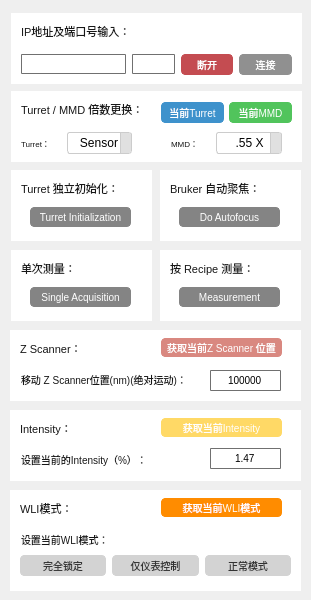
    <widget class="QWidget" name="tab">
     <attribute name="title">
      <string>TCP测试</string>
     </attribute>
     <widget class="QWidget" name="widget_2" native="true">
      <property name="geometry">
       <rect>
        <x>11</x>
        <y>13</y>
        <width>291</width>
        <height>71</height>
       </rect>
      </property>
      <property name="styleSheet">
       <string notr="true">background-color: rgb(255, 255, 255);</string>
      </property>
      <widget class="QWidget" name="layoutWidget">
       <property name="geometry">
        <rect>
         <x>10</x>
         <y>30</y>
         <width>271</width>
         <height>43</height>
        </rect>
       </property>
       <layout class="QHBoxLayout" name="IP_PortLayout">
        <item>
         <widget class="QLineEdit" name="le_IP">
          <property name="sizePolicy">
           <sizepolicy hsizetype="Expanding" vsizetype="Fixed">
            <horstretch>10</horstretch>
            <verstretch>0</verstretch>
           </sizepolicy>
          </property>
          <property name="styleSheet">
           <string notr="true">QLineEdit {
    border: 1px solid #707070;
    border-radius: 1px;
    padding: 1px;
    background-color: white;
    color: #000000;
    font-size: 10px;
}

QLineEdit:hover {
    background-color: #F0F0F0;
}

QLineEdit:focus {
    border-color: #0078D7;
    background-color: white;
}</string>
          </property>
         </widget>
        </item>
        <item>
         <widget class="QLineEdit" name="le_Port">
          <property name="sizePolicy">
           <sizepolicy hsizetype="Expanding" vsizetype="Fixed">
            <horstretch>4</horstretch>
            <verstretch>0</verstretch>
           </sizepolicy>
          </property>
          <property name="styleSheet">
           <string notr="true">QLineEdit {
    border: 1px solid #707070;
    border-radius: 1px;
    padding: 1px;
    background-color: white;
    color: #000000;
    font-size: 10px;
}

QLineEdit:hover {
    background-color: #F0F0F0;
}

QLineEdit:focus {
    border-color: #0078D7;
    background-color: white;
}</string>
          </property>
         </widget>
        </item>
        <item>
         <widget class="QPushButton" name="btn_tcpDisconnect">
          <property name="enabled">
           <bool>false</bool>
          </property>
          <property name="sizePolicy">
           <sizepolicy hsizetype="Minimum" vsizetype="Fixed">
            <horstretch>5</horstretch>
            <verstretch>0</verstretch>
           </sizepolicy>
          </property>
          <property name="styleSheet">
           <string notr="true">QPushButton {
    background-color: #C44C51;
    color: white;
    border: 1px solid #C44C51;
    border-radius: 4px;
    padding: 2px 4px;
    font-size: 10px;
}

QPushButton:hover {
    background-color: #A13E43;
}

QPushButton:pressed {
    background-color: #883336;
}
</string>
          </property>
          <property name="text">
           <string>断开</string>
          </property>
         </widget>
        </item>
        <item>
         <widget class="QPushButton" name="btn_Connect">
          <property name="sizePolicy">
           <sizepolicy hsizetype="Minimum" vsizetype="Fixed">
            <horstretch>5</horstretch>
            <verstretch>0</verstretch>
           </sizepolicy>
          </property>
          <property name="styleSheet">
           <string notr="true">QPushButton {
    background-color: #909090;
    color: white;
    border: 1px solid #909090;
    border-radius: 4px;
    padding: 2px 4px;
    font-size: 10px;
}

QPushButton:hover {
    background-color: #707070;
}

QPushButton:pressed {
    background-color: #505050;
}</string>
          </property>
          <property name="text">
           <string>连接</string>
          </property>
         </widget>
        </item>
       </layout>
      </widget>
      <widget class="QLabel" name="label">
       <property name="geometry">
        <rect>
         <x>10</x>
         <y>10</y>
         <width>171</width>
         <height>16</height>
        </rect>
       </property>
       <property name="styleSheet">
        <string notr="true">QLabel {
	font: 9pt &quot;Adobe Heiti Std&quot;;
	color: rgb(23, 23, 23);
    font-size: 11px;
}</string>
       </property>
       <property name="text">
        <string>IP地址及端口号输入：</string>
       </property>
      </widget>
     </widget>
     <widget class="QWidget" name="wd_Turret_Init" native="true">
      <property name="enabled">
       <bool>false</bool>
      </property>
      <property name="geometry">
       <rect>
        <x>11</x>
        <y>170</y>
        <width>141</width>
        <height>71</height>
       </rect>
      </property>
      <property name="styleSheet">
       <string notr="true">background-color: rgb(255, 255, 255);</string>
      </property>
      <widget class="QLabel" name="label_5">
       <property name="geometry">
        <rect>
         <x>10</x>
         <y>10</y>
         <width>121</width>
         <height>16</height>
        </rect>
       </property>
       <property name="styleSheet">
        <string notr="true">QLabel {
	font: 9pt &quot;Adobe Heiti Std&quot;;
	color: rgb(23, 23, 23);
    font-size: 11px;
}</string>
       </property>
       <property name="text">
        <string>Turret 独立初始化：</string>
       </property>
      </widget>
      <widget class="QPushButton" name="btn_Turret_Init">
       <property name="geometry">
        <rect>
         <x>19</x>
         <y>37</y>
         <width>101</width>
         <height>20</height>
        </rect>
       </property>
       <property name="styleSheet">
        <string notr="true">QPushButton {
    background-color: #848484;
    color: white;
    border: 1px solid #848484;
    border-radius: 4px;
    padding: 2px 4px;
    font-size: 10px;
}

QPushButton:hover {
    background-color: #636363;
}

QPushButton:pressed {
    background-color: #424242;
}
</string>
       </property>
       <property name="text">
        <string>Turret Initialization</string>
       </property>
      </widget>
     </widget>
     <widget class="QWidget" name="wd_Turret_MMD" native="true">
      <property name="enabled">
       <bool>false</bool>
      </property>
      <property name="geometry">
       <rect>
        <x>11</x>
        <y>91</y>
        <width>291</width>
        <height>71</height>
       </rect>
      </property>
      <property name="styleSheet">
       <string notr="true">background-color: rgb(255, 255, 255);</string>
      </property>
      <widget class="QLabel" name="label_2">
       <property name="geometry">
        <rect>
         <x>10</x>
         <y>10</y>
         <width>171</width>
         <height>16</height>
        </rect>
       </property>
       <property name="styleSheet">
        <string notr="true">QLabel {
	font: 9pt &quot;Adobe Heiti Std&quot;;
	color: rgb(23, 23, 23);
    font-size: 11px;
}</string>
       </property>
       <property name="text">
        <string>Turret / MMD 倍数更换：</string>
       </property>
      </widget>
      <widget class="QWidget" name="layoutWidget">
       <property name="geometry">
        <rect>
         <x>10</x>
         <y>40</y>
         <width>261</width>
         <height>24</height>
        </rect>
       </property>
       <layout class="QHBoxLayout" name="Turret_MMDLayout">
        <item>
         <widget class="QLabel" name="label_3">
          <property name="sizePolicy">
           <sizepolicy hsizetype="Preferred" vsizetype="Preferred">
            <horstretch>3</horstretch>
            <verstretch>2</verstretch>
           </sizepolicy>
          </property>
          <property name="styleSheet">
           <string notr="true">QLabel {
	font: 6pt &quot;Adobe Heiti Std&quot;;
	color: rgb(23, 23, 23);
    font-size: 8px;
}</string>
          </property>
          <property name="text">
           <string>Turret：</string>
          </property>
         </widget>
        </item>
        <item>
         <widget class="QComboBox" name="cmb_turretChange">
          <property name="sizePolicy">
           <sizepolicy hsizetype="Preferred" vsizetype="Fixed">
            <horstretch>5</horstretch>
            <verstretch>1</verstretch>
           </sizepolicy>
          </property>
          <property name="layoutDirection">
           <enum>Qt::LeftToRight</enum>
          </property>
          <property name="styleSheet">
           <string notr="true">QComboBox{
    background-color: #FFFFFF;
    
	color: rgb(0, 0, 0);
    border: 1px solid #CCCCCC;
    border-radius: 3px;
    padding: 2px;
    min-height: 8px;
    min-width: 40px;
	text-align: center;  /* 居中对齐文本 */
}

QComboBox:hover {
    background-color: #F0F0F0;
}

QComboBox:pressed {
    background-color: #E0E0E0;
}

QComboBox::drop-down {
    subcontrol-origin: padding;
    subcontrol-position: right;
    width: 10px;
    border-left: 1px solid #CCCCCC;
    border-top-right-radius: 2px;
    border-bottom-right-radius: 2px;
    background-color: #E0E0E0;
}

QComboBox::down-arrow {
    image: url(down-arrow.png); //待替换
    width: 12px;
    height: 12px;
    margin: 2px;
}

QComboBox QAbstractItemView {
    background-color: #FFFFFF;
    color: #555555;
    border: 1px solid #CCCCCC;
    selection-background-color: #CCCCCC;
}
</string>
          </property>
          <property name="editable">
           <bool>false</bool>
          </property>
          <property name="insertPolicy">
           <enum>QComboBox::InsertAtBottom</enum>
          </property>
          <item>
           <property name="text">
            <string>   Sensor</string>
           </property>
          </item>
          <item>
           <property name="text">
            <string>     10 X</string>
           </property>
          </item>
          <item>
           <property name="text">
            <string>     20 X</string>
           </property>
          </item>
          <item>
           <property name="text">
            <string>     50 X</string>
           </property>
          </item>
         </widget>
        </item>
        <item>
         <widget class="QWidget" name="widget_4" native="true">
          <property name="sizePolicy">
           <sizepolicy hsizetype="Preferred" vsizetype="Preferred">
            <horstretch>2</horstretch>
            <verstretch>2</verstretch>
           </sizepolicy>
          </property>
         </widget>
        </item>
        <item>
         <widget class="QLabel" name="label_4">
          <property name="sizePolicy">
           <sizepolicy hsizetype="Preferred" vsizetype="Preferred">
            <horstretch>3</horstretch>
            <verstretch>2</verstretch>
           </sizepolicy>
          </property>
          <property name="styleSheet">
           <string notr="true">QLabel {
	font: 6pt &quot;Adobe Heiti Std&quot;;
	color: rgb(23, 23, 23);
    font-size: 8px;
}</string>
          </property>
          <property name="text">
           <string>MMD：</string>
          </property>
         </widget>
        </item>
        <item>
         <widget class="QComboBox" name="cmb_MMDChange">
          <property name="sizePolicy">
           <sizepolicy hsizetype="Preferred" vsizetype="Fixed">
            <horstretch>5</horstretch>
            <verstretch>1</verstretch>
           </sizepolicy>
          </property>
          <property name="styleSheet">
           <string notr="true">QComboBox {
    background-color: #FFFFFF;
    
	color: rgb(0, 0, 0);
    border: 1px solid #CCCCCC;
    border-radius: 3px;
    padding: 2px;
    min-height: 8px;
    min-width: 40px;
	text-align: center;  /* 居中对齐文本 */
}

QComboBox:hover {
    background-color: #F0F0F0;
}

QComboBox:pressed {
    background-color: #E0E0E0;
}

QComboBox::drop-down {
    subcontrol-origin: padding;
    subcontrol-position: right;
    width: 10px;
    border-left: 1px solid #CCCCCC;
    border-top-right-radius: 2px;
    border-bottom-right-radius: 2px;
    background-color: #E0E0E0;
}

QComboBox::down-arrow {
    image: url(down-arrow.png); //待替换
    width: 12px;
    height: 12px;
    margin: 2px;
}

QComboBox QAbstractItemView {
    background-color: #FFFFFF;
    color: #555555;
    border: 1px solid #CCCCCC;
    selection-background-color: #CCCCCC;
}

</string>
          </property>
          <item>
           <property name="text">
            <string>     .55 X</string>
           </property>
          </item>
          <item>
           <property name="text">
            <string>      1 X</string>
           </property>
          </item>
          <item>
           <property name="text">
            <string>      2 X</string>
           </property>
          </item>
         </widget>
        </item>
       </layout>
      </widget>
      <widget class="QWidget" name="layoutWidget">
       <property name="geometry">
        <rect>
         <x>150</x>
         <y>6</y>
         <width>131</width>
         <height>31</height>
        </rect>
       </property>
       <layout class="QHBoxLayout" name="get_Turret_MMD_Layout" stretch="0,0">
        <property name="spacing">
         <number>5</number>
        </property>
        <property name="rightMargin">
         <number>0</number>
        </property>
        <property name="bottomMargin">
         <number>0</number>
        </property>
        <item>
         <widget class="QPushButton" name="btn_getTurret">
          <property name="sizePolicy">
           <sizepolicy hsizetype="Minimum" vsizetype="Fixed">
            <horstretch>1</horstretch>
            <verstretch>0</verstretch>
           </sizepolicy>
          </property>
          <property name="styleSheet">
           <string notr="true">QPushButton {
    background-color: #3E92CC;
    color: white;
    border: 1px solid #3E92CC;
    border-radius: 4px;
    padding: 2px 4px;
    font-size: 10px;
}

QPushButton:hover {
    background-color: #2D7FB4;
}

QPushButton:pressed {
    background-color: #1F5A80;
}
</string>
          </property>
          <property name="text">
           <string>当前Turret</string>
          </property>
         </widget>
        </item>
        <item>
         <widget class="QPushButton" name="btn_getMMD">
          <property name="sizePolicy">
           <sizepolicy hsizetype="Minimum" vsizetype="Fixed">
            <horstretch>1</horstretch>
            <verstretch>0</verstretch>
           </sizepolicy>
          </property>
          <property name="styleSheet">
           <string notr="true">QPushButton {
    background-color: #51C45C;
    color: white;
    border: 1px solid #51C45C;
    border-radius: 4px;
    padding: 2px 4px;
    font-size: 10px;
}

QPushButton:hover {
    background-color: #43A146;
}

QPushButton:pressed {
    background-color: #368438;
}
</string>
          </property>
          <property name="text">
           <string>当前MMD</string>
          </property>
         </widget>
        </item>
       </layout>
      </widget>
     </widget>
     <widget class="QWidget" name="wd_Autofocus" native="true">
      <property name="enabled">
       <bool>false</bool>
      </property>
      <property name="geometry">
       <rect>
        <x>160</x>
        <y>170</y>
        <width>141</width>
        <height>71</height>
       </rect>
      </property>
      <property name="styleSheet">
       <string notr="true">background-color: rgb(255, 255, 255);</string>
      </property>
      <widget class="QLabel" name="label_6">
       <property name="geometry">
        <rect>
         <x>10</x>
         <y>10</y>
         <width>121</width>
         <height>16</height>
        </rect>
       </property>
       <property name="styleSheet">
        <string notr="true">QLabel {
	font: 9pt &quot;Adobe Heiti Std&quot;;
	color: rgb(23, 23, 23);
    font-size: 11px;
}</string>
       </property>
       <property name="text">
        <string>Bruker 自动聚焦：</string>
       </property>
      </widget>
      <widget class="QPushButton" name="btn_Autofocus">
       <property name="geometry">
        <rect>
         <x>19</x>
         <y>37</y>
         <width>101</width>
         <height>20</height>
        </rect>
       </property>
       <property name="styleSheet">
        <string notr="true">QPushButton {
    background-color: #848484;
    color: white;
    border: 1px solid #848484;
    border-radius: 4px;
    padding: 2px 4px;
    font-size: 10px;
}

QPushButton:hover {
    background-color: #636363;
}

QPushButton:pressed {
    background-color: #424242;
}
</string>
       </property>
       <property name="text">
        <string>Do Autofocus</string>
       </property>
      </widget>
     </widget>
     <widget class="QWidget" name="wd_SingleAcquisition" native="true">
      <property name="enabled">
       <bool>false</bool>
      </property>
      <property name="geometry">
       <rect>
        <x>11</x>
        <y>250</y>
        <width>141</width>
        <height>71</height>
       </rect>
      </property>
      <property name="styleSheet">
       <string notr="true">background-color: rgb(255, 255, 255);</string>
      </property>
      <widget class="QLabel" name="label_7">
       <property name="geometry">
        <rect>
         <x>10</x>
         <y>10</y>
         <width>121</width>
         <height>16</height>
        </rect>
       </property>
       <property name="styleSheet">
        <string notr="true">QLabel {
	font: 9pt &quot;Adobe Heiti Std&quot;;
	color: rgb(23, 23, 23);
    font-size: 11px;
}</string>
       </property>
       <property name="text">
        <string>单次测量：</string>
       </property>
      </widget>
      <widget class="QPushButton" name="btn_SingleAcquisition">
       <property name="geometry">
        <rect>
         <x>19</x>
         <y>37</y>
         <width>101</width>
         <height>20</height>
        </rect>
       </property>
       <property name="styleSheet">
        <string notr="true">QPushButton {
    background-color: #848484;
    color: white;
    border: 1px solid #848484;
    border-radius: 4px;
    padding: 2px 4px;
    font-size: 10px;
}

QPushButton:hover {
    background-color: #636363;
}

QPushButton:pressed {
    background-color: #424242;
}
</string>
       </property>
       <property name="text">
        <string>Single Acquisition</string>
       </property>
      </widget>
     </widget>
     <widget class="QWidget" name="wd_Measurement" native="true">
      <property name="enabled">
       <bool>false</bool>
      </property>
      <property name="geometry">
       <rect>
        <x>160</x>
        <y>250</y>
        <width>141</width>
        <height>71</height>
       </rect>
      </property>
      <property name="styleSheet">
       <string notr="true">background-color: rgb(255, 255, 255);</string>
      </property>
      <widget class="QLabel" name="label_8">
       <property name="geometry">
        <rect>
         <x>10</x>
         <y>10</y>
         <width>121</width>
         <height>16</height>
        </rect>
       </property>
       <property name="styleSheet">
        <string notr="true">QLabel {
	font: 9pt &quot;Adobe Heiti Std&quot;;
	color: rgb(23, 23, 23);
    font-size: 11px;
}</string>
       </property>
       <property name="text">
        <string>按 Recipe 测量：</string>
       </property>
      </widget>
      <widget class="QPushButton" name="btn_Measurement">
       <property name="geometry">
        <rect>
         <x>19</x>
         <y>37</y>
         <width>101</width>
         <height>20</height>
        </rect>
       </property>
       <property name="styleSheet">
        <string notr="true">QPushButton {
    background-color: #848484;
    color: white;
    border: 1px solid #848484;
    border-radius: 4px;
    padding: 2px 4px;
    font-size: 10px;
}

QPushButton:hover {
    background-color: #636363;
}

QPushButton:pressed {
    background-color: #424242;
}
</string>
       </property>
       <property name="text">
        <string>Measurement</string>
       </property>
      </widget>
     </widget>
     <widget class="QWidget" name="wd_ZScanner" native="true">
      <property name="enabled">
       <bool>false</bool>
      </property>
      <property name="geometry">
       <rect>
        <x>10</x>
        <y>330</y>
        <width>291</width>
        <height>71</height>
       </rect>
      </property>
      <property name="styleSheet">
       <string notr="true">background-color: rgb(255, 255, 255);</string>
      </property>
      <widget class="QLabel" name="label_9">
       <property name="geometry">
        <rect>
         <x>10</x>
         <y>10</y>
         <width>171</width>
         <height>16</height>
        </rect>
       </property>
       <property name="styleSheet">
        <string notr="true">QLabel {
	font: 9pt &quot;Adobe Heiti Std&quot;;
	color: rgb(23, 23, 23);
    font-size: 11px;
}</string>
       </property>
       <property name="text">
        <string>Z Scanner：</string>
       </property>
      </widget>
      <widget class="QSpinBox" name="spb_setZScanner">
       <property name="geometry">
        <rect>
         <x>200</x>
         <y>40</y>
         <width>71</width>
         <height>21</height>
        </rect>
       </property>
       <property name="styleSheet">
        <string notr="true">/* 设置SpinBox的样式 */
QSpinBox {
    background-color: #ffffff;
    border: 1px solid #707070;
    border-radius: 1px;
    padding: 1px;
    color: #000000;
    font-size: 10px;
}

/* 设置SpinBox的悬停状态样式 */
QSpinBox:hover {
    background-color: #F0F0F0;
}

/* 设置SpinBox的聚焦状态样式 */
QSpinBox:focus {
    border-color: #0078D7;
    background-color: #ffffff;
}



</string>
       </property>
       <property name="alignment">
        <set>Qt::AlignCenter</set>
       </property>
       <property name="buttonSymbols">
        <enum>QAbstractSpinBox::NoButtons</enum>
       </property>
       <property name="maximum">
        <number>4000000</number>
       </property>
       <property name="value">
        <number>4000000</number>
       </property>
      </widget>
      <widget class="QPushButton" name="btn_getZScanner">
       <property name="geometry">
        <rect>
         <x>151</x>
         <y>8</y>
         <width>121</width>
         <height>19</height>
        </rect>
       </property>
       <property name="sizePolicy">
        <sizepolicy hsizetype="Minimum" vsizetype="Fixed">
         <horstretch>1</horstretch>
         <verstretch>0</verstretch>
        </sizepolicy>
       </property>
       <property name="styleSheet">
        <string notr="true">QPushButton {
    background-color: #D98880;
    color: white;
    border: 1px solid #D98880;
    border-radius: 4px;
    padding: 2px 4px;
    font-size: 10px;
}

QPushButton:hover {
    background-color: #BA483E;
}

QPushButton:pressed {
    background-color: #92352E;
}
</string>
       </property>
       <property name="text">
        <string>获取当前Z Scanner 位置</string>
       </property>
      </widget>
      <widget class="QLabel" name="label_10">
       <property name="geometry">
        <rect>
         <x>11</x>
         <y>41</y>
         <width>181</width>
         <height>16</height>
        </rect>
       </property>
       <property name="sizePolicy">
        <sizepolicy hsizetype="Preferred" vsizetype="Preferred">
         <horstretch>3</horstretch>
         <verstretch>2</verstretch>
        </sizepolicy>
       </property>
       <property name="styleSheet">
        <string notr="true">QLabel {
	font: 10pt &quot;Adobe Heiti Std&quot;;
	color: rgb(23, 23, 23);
    font-size: 10px;
}</string>
       </property>
       <property name="text">
        <string>移动 Z Scanner位置(nm)(绝对运动)：</string>
       </property>
      </widget>
     </widget>
     <widget class="QWidget" name="wd_Intensity" native="true">
      <property name="enabled">
       <bool>false</bool>
      </property>
      <property name="geometry">
       <rect>
        <x>10</x>
        <y>410</y>
        <width>291</width>
        <height>71</height>
       </rect>
      </property>
      <property name="styleSheet">
       <string notr="true">background-color: rgb(255, 255, 255);</string>
      </property>
      <widget class="QLabel" name="label_11">
       <property name="geometry">
        <rect>
         <x>10</x>
         <y>10</y>
         <width>171</width>
         <height>16</height>
        </rect>
       </property>
       <property name="styleSheet">
        <string notr="true">QLabel {
	font: 9pt &quot;Adobe Heiti Std&quot;;
	color: rgb(23, 23, 23);
    font-size: 11px;
}</string>
       </property>
       <property name="text">
        <string>Intensity：</string>
       </property>
      </widget>
      <widget class="QPushButton" name="btn_getIntensity">
       <property name="geometry">
        <rect>
         <x>151</x>
         <y>8</y>
         <width>121</width>
         <height>19</height>
        </rect>
       </property>
       <property name="sizePolicy">
        <sizepolicy hsizetype="Minimum" vsizetype="Fixed">
         <horstretch>1</horstretch>
         <verstretch>0</verstretch>
        </sizepolicy>
       </property>
       <property name="styleSheet">
        <string notr="true">QPushButton {
    background-color: #FFD966;
    color: white;
    border: 1px solid #FFD966;
    border-radius: 4px;
    padding: 2px 4px;
    font-size: 10px;
}

QPushButton:hover {
    background-color: #E6BE47;
}

QPushButton:pressed {
    background-color: #CCA733;
}
</string>
       </property>
       <property name="text">
        <string>获取当前Intensity</string>
       </property>
      </widget>
      <widget class="QLabel" name="label_12">
       <property name="geometry">
        <rect>
         <x>11</x>
         <y>41</y>
         <width>181</width>
         <height>16</height>
        </rect>
       </property>
       <property name="sizePolicy">
        <sizepolicy hsizetype="Preferred" vsizetype="Preferred">
         <horstretch>3</horstretch>
         <verstretch>2</verstretch>
        </sizepolicy>
       </property>
       <property name="styleSheet">
        <string notr="true">QLabel {
	font: 10pt &quot;Adobe Heiti Std&quot;;
	color: rgb(23, 23, 23);
    font-size: 10px;
}</string>
       </property>
       <property name="text">
        <string>设置当前的Intensity（%）：</string>
       </property>
      </widget>
      <widget class="QDoubleSpinBox" name="dspb_setIntensity">
       <property name="geometry">
        <rect>
         <x>200</x>
         <y>38</y>
         <width>71</width>
         <height>21</height>
        </rect>
       </property>
       <property name="styleSheet">
        <string notr="true">/* 设置DoubleSpinBox的样式 */
QDoubleSpinBox {
    background-color: #ffffff;
    border: 1px solid #707070;
    border-radius: 1px;
    padding: 1px;
    color: #000000;
    font-size: 10px;
}

/* 设置DoubleSpinBox的悬停状态样式 */
QDoubleSpinBox:hover {
    background-color: #F0F0F0;
}

/* 设置DoubleSpinBox的聚焦状态样式 */
QDoubleSpinBox:focus {
    border-color: #0078D7;
    background-color: #ffffff;
}
</string>
       </property>
       <property name="alignment">
        <set>Qt::AlignCenter</set>
       </property>
       <property name="buttonSymbols">
        <enum>QAbstractSpinBox::NoButtons</enum>
       </property>
       <property name="maximum">
        <double>100.000000000000000</double>
       </property>
       <property name="value">
        <double>1.470000000000000</double>
       </property>
      </widget>
     </widget>
     <widget class="QWidget" name="wd_LockMode" native="true">
      <property name="enabled">
       <bool>false</bool>
      </property>
      <property name="geometry">
       <rect>
        <x>10</x>
        <y>490</y>
        <width>291</width>
        <height>101</height>
       </rect>
      </property>
      <property name="styleSheet">
       <string notr="true">background-color: rgb(255, 255, 255);</string>
      </property>
      <widget class="QLabel" name="label_13">
       <property name="geometry">
        <rect>
         <x>10</x>
         <y>10</y>
         <width>171</width>
         <height>16</height>
        </rect>
       </property>
       <property name="styleSheet">
        <string notr="true">QLabel {
	font: 9pt &quot;Adobe Heiti Std&quot;;
	color: rgb(23, 23, 23);
    font-size: 11px;
}</string>
       </property>
       <property name="text">
        <string>WLI模式：</string>
       </property>
      </widget>
      <widget class="QPushButton" name="btn_getMode">
       <property name="geometry">
        <rect>
         <x>151</x>
         <y>8</y>
         <width>121</width>
         <height>19</height>
        </rect>
       </property>
       <property name="sizePolicy">
        <sizepolicy hsizetype="Minimum" vsizetype="Fixed">
         <horstretch>1</horstretch>
         <verstretch>0</verstretch>
        </sizepolicy>
       </property>
       <property name="styleSheet">
        <string notr="true">QPushButton {
    background-color: #FF8C00;
    color: white;
    border: 1px solid #FF8C00;
    border-radius: 4px;
    padding: 2px 4px;
    font-size: 10px;
}

QPushButton:hover {
    background-color: #E67300;
}

QPushButton:pressed {
    background-color: #CC5C00;
}
</string>
       </property>
       <property name="text">
        <string>获取当前WLI模式</string>
       </property>
      </widget>
      <widget class="QLabel" name="label_14">
       <property name="geometry">
        <rect>
         <x>11</x>
         <y>41</y>
         <width>181</width>
         <height>16</height>
        </rect>
       </property>
       <property name="sizePolicy">
        <sizepolicy hsizetype="Preferred" vsizetype="Preferred">
         <horstretch>3</horstretch>
         <verstretch>2</verstretch>
        </sizepolicy>
       </property>
       <property name="styleSheet">
        <string notr="true">QLabel {
	font: 10pt &quot;Adobe Heiti Std&quot;;
	color: rgb(23, 23, 23);
    font-size: 10px;
}</string>
       </property>
       <property name="text">
        <string>设置当前WLI模式：</string>
       </property>
      </widget>
      <widget class="QWidget" name="layoutWidget">
       <property name="geometry">
        <rect>
         <x>10</x>
         <y>60</y>
         <width>271</width>
         <height>31</height>
        </rect>
       </property>
       <layout class="QHBoxLayout" name="LockoutLayout">
        <item>
         <widget class="QPushButton" name="btn_Lockout">
          <property name="styleSheet">
           <string notr="true">QPushButton {
    background-color: #D3D3D3;
    color: #333333;
    border: 1px solid #D3D3D3;
    border-radius: 4px;
    padding: 2px 4px;
    font-size: 10px;
}

QPushButton:hover {
    background-color: #CCCCCC;
}

QPushButton:pressed {
    background-color: #B2B2B2;
}
</string>
          </property>
          <property name="text">
           <string>完全锁定</string>
          </property>
         </widget>
        </item>
        <item>
         <widget class="QPushButton" name="btn_InstrumentControlOnly">
          <property name="styleSheet">
           <string notr="true">QPushButton {
    background-color: #D3D3D3;
    color: #333333;
    border: 1px solid #D3D3D3;
    border-radius: 4px;
    padding: 2px 4px;
    font-size: 10px;
}

QPushButton:hover {
    background-color: #CCCCCC;
}

QPushButton:pressed {
    background-color: #B2B2B2;
}
</string>
          </property>
          <property name="text">
           <string>仅仪表控制</string>
          </property>
         </widget>
        </item>
        <item>
         <widget class="QPushButton" name="btn_Normal">
          <property name="styleSheet">
           <string notr="true">QPushButton {
    background-color: #D3D3D3;
    color: #333333;
    border: 1px solid #D3D3D3;
    border-radius: 4px;
    padding: 2px 4px;
    font-size: 10px;
}

QPushButton:hover {
    background-color: #CCCCCC;
}

QPushButton:pressed {
    background-color: #B2B2B2;
}
</string>
          </property>
          <property name="text">
           <string>正常模式</string>
          </property>
         </widget>
        </item>
       </layout>
      </widget>
     </widget>
    </widget>
